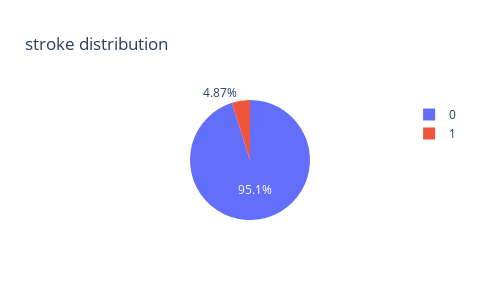

The cell this chart's notebook holds for it:
### Markdown cell above
## data split
train , test

### Code cell
px.pie(data , names='stroke' , title = 'stroke distribution' , width=500 , height=300)

### Figure 1 — Plotly figure (JSON) as saved in the notebook; plotly's stock layout.template omitted (floating-point values rounded to 4 significant figures; data arrays with more than 128 entries replaced by an {"elided": "..."} marker saying what was removed)
{"data": [{"domain": {"x": [0, 1], "y": [0, 1]}, "hovertemplate": "stroke=%{label}<extra></extra>", "labels": {"elided": "5110 int values"}, "legendgroup": "", "name": "", "showlegend": true, "type": "pie"}], "layout": {"height": 300, "legend": {"tracegroupgap": 0}, "title": {"text": "stroke distribution"}, "width": 500}}
